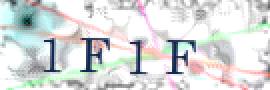
#> input picture image/1f1f.png, 135 x 45 px (shown 2 times larger); its folder holds only this picture in this run
$ python tester_simple.py
#> lines starting #> are read from the running program, lines starting #| are printed output that depends on the picture; after the words box and inside, x2 and y2 are one past the last pixel; in counts of white or black regions, pixels touching at a corner belong together
import os
import base64
from io import BytesIO
import pandas as pd
import numpy as np
import pytesseract
from PIL import Image, ImageFilter, ImageEnhance
import cv2
from scipy.ndimage import gaussian_filter, median_filter
import time
from datetime import datetime
from collections import Counter
import sys

# Configura o caminho do Tesseract no Windows
if os.name == "nt":
    pytesseract.pytesseract.tesseract_cmd = r'C:\Program Files\Tesseract-OCR\tesseract.exe'

def preprocess_image(image, th1, th2, sigma1, sigma2):
    """Processa a imagem para otimização do OCR com filtros avançados."""
    # Converte para preto e branco
    gray_image = image.convert("L")

    # Aumenta o contraste
    enhanced = ImageEnhance.Contrast(gray_image).enhance(2.0)

    # Aplica threshold adaptativo usando numpy
    img_array = np.array(enhanced)
    h, w = img_array.shape

    # Cria uma versão adaptativa do threshold
    window = 15
    threshold_map = np.zeros_like(img_array, dtype=np.float32)
    padded = np.pad(img_array, window//2, mode='reflect')

    for i in range(h):
        for j in range(w):
            window_vals = padded[i:i+window, j:j+window]
            threshold_map[i, j] = np.mean(window_vals) - th1

    # Aplica o threshold
    first_threshold = np.where(img_array > threshold_map, 255, 0).astype(np.uint8)

    # Primeiro filtro Gaussiano
    blurred = gaussian_filter(first_threshold, sigma=sigma1)
    # Remove ruído com filtro de mediana
    blurred = median_filter(blurred, size=3)

    # Segundo threshold
    second_threshold = np.where(blurred > th2, 255, 0).astype(np.uint8)

    # Operações morfológicas para limpar a imagem
    kernel = np.ones((2,2), np.uint8)
    morph = cv2.morphologyEx(second_threshold, cv2.MORPH_OPEN, kernel)
    morph = cv2.morphologyEx(morph, cv2.MORPH_CLOSE, kernel)

    # Segundo filtro Gaussiano
    final_blurred = gaussian_filter(morph, sigma=sigma2)
    final_threshold = np.where(final_blurred > th2, 255, 0).astype(np.uint8)

    # Aplica mais filtros para melhorar a nitidez
    processed_img = Image.fromarray(final_threshold)
    processed_img = processed_img.filter(ImageFilter.EDGE_ENHANCE_MORE)
    processed_img = processed_img.filter(ImageFilter.SHARPEN)
    processed_img = processed_img.filter(ImageFilter.UnsharpMask(radius=2, percent=150))

    # Remove linhas horizontais e verticais
    img_array = np.array(processed_img)
    horizontal_kernel = cv2.getStructuringElement(cv2.MORPH_RECT, (25, 1))
    detected_lines = cv2.morphologyEx(255 - img_array, cv2.MORPH_OPEN, horizontal_kernel, iterations=2)
    cnts = cv2.findContours(detected_lines, cv2.RETR_EXTERNAL, cv2.CHAIN_APPROX_SIMPLE)
    cnts = cnts[0] if len(cnts) == 2 else cnts[1]
    for c in cnts:
        cv2.drawContours(img_array, [c], -1, (255,255,255), 3)

    vertical_kernel = cv2.getStructuringElement(cv2.MORPH_RECT, (1, 25))
    detected_lines = cv2.morphologyEx(255 - img_array, cv2.MORPH_OPEN, vertical_kernel, iterations=2)
    cnts = cv2.findContours(detected_lines, cv2.RETR_EXTERNAL, cv2.CHAIN_APPROX_SIMPLE)
    cnts = cnts[0] if len(cnts) == 2 else cnts[1]
    for c in cnts:
        cv2.drawContours(img_array, [c], -1, (255,255,255), 3)

    # Adiciona técnicas avançadas de remoção de ruído
    bilateral = cv2.bilateralFilter(img_array, 9, 75, 75)
    denoised = cv2.fastNlMeansDenoising(bilateral, None, 10, 7, 21)

    # Aplica detecção de bordas para realçar caracteres
    edges = cv2.Canny(denoised, 100, 200)
    dilated_edges = cv2.dilate(edges, np.ones((2,2), np.uint8), iterations=1)

    # Combina a imagem original com as bordas realçadas
    combined = cv2.bitwise_and(denoised, denoised, mask=255-dilated_edges)

    return Image.fromarray(combined)

def extract_text_from_image(image, ocr_configs):
    """Extrai texto da imagem usando múltiplas configurações do Tesseract OCR."""
    results = []

    # Adiciona escala da imagem para melhorar OCR
    w, h = image.size
    scaled_image = image.resize((w*2, h*2), Image.BICUBIC)

    for config in ocr_configs:
        text = pytesseract.image_to_string(scaled_image, config=config)
        # Remove espaços e caracteres de nova linha
        text = text.strip().replace(" ", "").replace("\n", "")
        # Filtra para manter apenas caracteres alfanuméricos
        text = ''.join(c for c in text if c.isalnum())
        if 3 <= len(text) <= 8:  # Comprimento típico de CAPTCHAs
            results.append(text)

        # Tenta também com a imagem original
        text = pytesseract.image_to_string(image, config=config)
        text = text.strip().replace(" ", "").replace("\n", "")
        text = ''.join(c for c in text if c.isalnum())
        if 3 <= len(text) <= 8:
            results.append(text)

    # Se temos resultados, pegamos o mais comum ou o primeiro
    if results:
        most_common = Counter(results).most_common(1)
        return most_common[0][0] if most_common else results[0]
    return ""

def solve_captcha_local(th1, th2, sigma1, sigma2, image_data_base64):
    """Resolve o CAPTCHA aplicando preprocessamento avançado e OCR."""
    try:
        # Decodifica a imagem base64
        original_image = Image.open(BytesIO(base64.b64decode(image_data_base64)))
        processed_image = preprocess_image(original_image, th1, th2, sigma1, sigma2)

        # Configurações do OCR - testamos várias para maximizar acertos
        ocr_configs = [
            '--psm 8 --oem 3 -c tessedit_char_whitelist=0123456789abcdefghijklmnopqrstuvwxyz',
            '--psm 7 --oem 3 -c tessedit_char_whitelist=0123456789abcdefghijklmnopqrstuvwxyz',
            '--psm 11 --oem 3 -c tessedit_char_whitelist=0123456789abcdefghijklmnopqrstuvwxyz',
            '--psm 6 --oem 3 -c tessedit_char_whitelist=0123456789abcdefghijklmnopqrstuvwxyz',
            # Novas configurações
            '--psm 10 --oem 3 -c tessedit_char_whitelist=0123456789abcdefghijklmnopqrstuvwxyz',
            '--psm 13 --oem 3 -c tessedit_char_whitelist=0123456789abcdefghijklmnopqrstuvwxyz',
            '--psm 9 --oem 3 -c tessedit_char_whitelist=0123456789abcdefghijklmnopqrstuvwxyz',
            '--psm 12 --oem 3 -c tessedit_char_whitelist=0123456789abcdefghijklmnopqrstuvwxyz',
            # Variações com diferentes whitelist characters
            '--psm 8 --oem 3 -c tessedit_char_whitelist=0123456789ABCDEFGHIJKLMNOPQRSTUVWXYZabcdefghijklmnopqrstuvwxyz',
            '--psm 7 --oem 3 -c tessedit_char_whitelist=0123456789ABCDEFGHIJKLMNOPQRSTUVWXYZabcdefghijklmnopqrstuvwxyz',
        ]

        return extract_text_from_image(processed_image, ocr_configs)
    except Exception as e:
        print(f"Erro ao processar a imagem: {e}")
        return None

def grid_search_on_images(image_folder, param_ranges, results_file):
    """Executa uma busca em grade para encontrar os melhores parâmetros."""
#> called with results_file = './results/results_20261120_195926.csv'
    results = {}
    best_accuracy = 0
    best_params = None
    total_combinations = (
        len(param_ranges["th1"]) *
        len(param_ranges["th2"]) *
        len(param_ranges["sigma1"]) *
        len(param_ranges["sigma2"])
    )

    print(f"Iniciando busca em grade com {total_combinations} combinações...")
    start_time = time.time()

    # Pré-carrega todas as imagens
    image_data = {}
    image_files = [f for f in os.listdir(image_folder) if os.path.isfile(os.path.join(image_folder, f))]
    total_images = len(image_files)

    print(f"Carregando {total_images} imagens...")
    for img_file in image_files:
        img_path = os.path.join(image_folder, img_file)
        with open(img_path, "rb") as f:
            image_data[img_file] = base64.b64encode(f.read())

    # Contador de progresso
    current_combination = 0

    # Itera por todas as combinações de parâmetros
    for th1 in param_ranges["th1"]:
        for th2 in param_ranges["th2"]:
            for sigma1 in param_ranges["sigma1"]:
                for sigma2 in param_ranges["sigma2"]:
                    current_combination += 1
                    scores = {}
                    combination_results = {}

                    print("\n" + "-"*80)
                    print(f"COMBINAÇÃO {current_combination}/{total_combinations}: th1={th1}, th2={th2}, sigma1={sigma1}, sigma2={sigma2}")
                    print("-"*80)

                    # Para cada combinação de parâmetros, testa todas as imagens
                    for img_file in image_files:
                        expected = os.path.splitext(img_file)[0]  # Nome do arquivo sem extensão
                        prediction = solve_captcha_local(
                            th1, th2, sigma1, sigma2, image_data[img_file]
                        )
#> in solve_captcha_local, original_image is the input picture: PIL image 135x45 RGB; mean R, G, B 216.5, 219.3, 219
#> in preprocess_image, `enhanced = ImageEnhance.Contrast(gray_image).enhance(2.0)`:
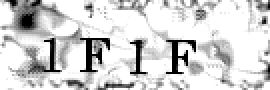
#> enhanced: PIL image 135x45 L (shown 2 times larger); min 0, max 255, mean 210.2
#> in preprocess_image, `padded = np.pad(img_array, window//2, mode='reflect')`:
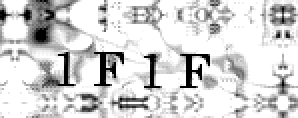
#> padded: shape (59, 149) (shown 2 times larger); min 0, max 255, mean 211.3
#> after the loop in preprocess_image, `for i in range(h):`:
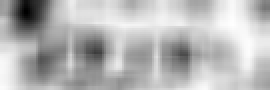
#> threshold_map: shape (45, 135) float32 (shown 2 times larger); min -0.431, max 154.8, mean 111.2; drawn with min black and max white
#> in preprocess_image, `first_threshold = np.where(img_array > threshold_map, 255, 0).astype(n..`:
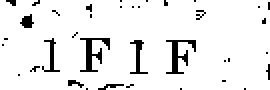
#> first_threshold: shape (45, 135) (shown 2 times larger); 92.6% white; black in thin lines or dots
#> in preprocess_image, `second_threshold = np.where(blurred > th2, 255, 0).astype(np.uint8)`: second_threshold: shape (45, 135); 94.7% white; black in thin lines or dots
#> in preprocess_image, `morph = cv2.morphologyEx(second_threshold, cv2.MORPH_OPEN, kernel)`: morph: shape (45, 135); 94.8% white; 15 black regions (10 under 20 px), largest, box (x1, y1, x2, y2) and area: (43, 20, 52, 37) 70, (86, 21, 95, 38) 70, (68, 21, 72, 38) 44, (25, 21, 29, 37) 35, (12, 9, 17, 15) 27
#> in preprocess_image, `morph = cv2.morphologyEx(morph, cv2.MORPH_CLOSE, kernel)`:
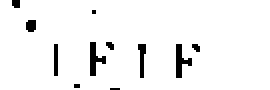
#> morph: shape (45, 135) (shown 2 times larger); 95.3% white; 11 black regions (6 under 20 px), largest, box (x1, y1, x2, y2) and area: (45, 21, 53, 38) 66, (88, 22, 96, 39) 66, (69, 22, 73, 39) 42, (27, 22, 29, 38) 32, (13, 10, 18, 16) 27
#> in preprocess_image, `detected_lines = cv2.morphologyEx(255 - img_array, cv2.MORPH_OPEN, hor..`: detected_lines: shape (45, 135); every value is 0
#> in preprocess_image, `cnts = cv2.findContours(detected_lines, cv2.RETR_EXTERNAL, cv2.CHAIN_A..`: cnts = 0 contours
#> in preprocess_image, `cnts = cnts[0] if len(cnts) == 2 else cnts[1]`: cnts = []
#> in preprocess_image, `vertical_kernel = cv2.getStructuringElement(cv2.MORPH_RECT, (1, 25))`: vertical_kernel = 25 values from 1 to 1
#> in preprocess_image, `cnts = cv2.findContours(detected_lines, cv2.RETR_EXTERNAL, cv2.CHAIN_A..`: cnts = 0 contours
#> in preprocess_image, `cnts = cnts[0] if len(cnts) == 2 else cnts[1]`: cnts = []
#> in preprocess_image, `edges = cv2.Canny(denoised, 100, 200)`: edges: shape (45, 135); 3.2% white in thin lines or dots, all inside (x1, y1, x2, y2) = (5, 0, 100, 45)
#> in preprocess_image, `dilated_edges = cv2.dilate(edges, np.ones((2,2), np.uint8), iterations..`:
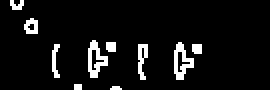
#> dilated_edges: shape (45, 135) (shown 2 times larger); 7% white in thin lines or dots, all inside (x1, y1, x2, y2) = (5, 0, 101, 45)
#> in extract_text_from_image, `scaled_image = image.resize((w*2, h*2), Image.BICUBIC)`:
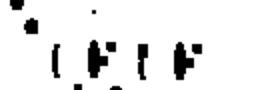
#> scaled_image: PIL image 270x90 L; min 0, max 255, mean 233.9

                        match = prediction.lower() == expected.lower() if prediction else False
                        scores[expected] = 1 if match else 0
                        combination_results[expected] = prediction

                        # Terminal output similar ao tester_advanced_filters.py
                        status = "\033[1;32mOK\033[0m" if match else f"\033[1;31mERROR\033[0m"
                        print(f"Imagem: {img_file:<20} | Esperado: {expected:<10} | Detectado: {prediction:<10} | {status}")

                    # Calcula a acurácia
                    accuracy = sum(scores.values())
                    results[(th1, th2, sigma1, sigma2)] = scores

                    # Salva os melhores parâmetros
                    if accuracy > best_accuracy:
                        best_accuracy = accuracy
                        best_params = (th1, th2, sigma1, sigma2)
                        print("\n\033[1;33m" + "!"*80 + "\033[0m")
                        print(f"\033[1;33mNOVOS MELHORES PARÂMETROS ENCONTRADOS! Acurácia: {accuracy}/{total_images} ({accuracy/total_images:.1%})\033[0m")
                        print("\033[1;33m" + "!"*80 + "\033[0m")

                    # Exibe progresso
                    elapsed_time = time.time() - start_time
                    progress = current_combination / total_combinations
                    estimated_total_time = elapsed_time / progress if progress > 0 else 0
                    remaining_time = estimated_total_time - elapsed_time if estimated_total_time > 0 else 0

                    print("\n" + "-"*80)
                    print(f"RESUMO DA COMBINAÇÃO {current_combination}/{total_combinations}")
                    print(f"Parâmetros: th1={th1}, th2={th2}, sigma1={sigma1}, sigma2={sigma2}")
                    print(f"Acertos: {accuracy}/{total_images} ({accuracy/total_images:.1%})")
                    print(f"Melhor até agora: {best_accuracy}/{total_images} ({best_accuracy/total_images:.1%})")
                    print(f"Progresso: {current_combination}/{total_combinations} ({progress:.1%})")
                    print(f"Tempo decorrido: {elapsed_time/60:.1f} minutos")
                    print(f"Tempo restante estimado: {remaining_time/60:.1f} minutos")
                    print(f"Tempo total estimado: {estimated_total_time/60:.1f} minutos")
                    print("-"*80 + "\n")

                    # Exibe uma barra de progresso simplificada
                    progress_bar_length = 50
                    progress_filled = int(progress * progress_bar_length)
                    progress_bar = "[" + "=" * progress_filled + " " * (progress_bar_length - progress_filled) + "]"
                    sys.stdout.write(f"\r{progress_bar} {progress:.1%}")
                    sys.stdout.flush()

                    # Salva resultados parciais periodicamente
                    if current_combination % 5 == 0:
                        print("\nSalvando resultados parciais...")
                        pd.DataFrame.from_dict(results, orient="index").to_csv(results_file)

    # Exibe os melhores resultados
    print("\n" + "="*80)
    print("RESULTADOS FINAIS")
    print("="*80)
    print(f"Melhores parâmetros encontrados: th1={best_params[0]}, th2={best_params[1]}, sigma1={best_params[2]}, sigma2={best_params[3]}")
    print(f"Melhor acurácia: {best_accuracy}/{total_images} ({best_accuracy/total_images:.1%})")
    print(f"Tempo total de execução: {(time.time() - start_time)/60:.1f} minutos")
    print("="*80)

    # Salva os resultados finais
    pd.DataFrame.from_dict(results, orient="index").to_csv(results_file)
    print(f"Resultados salvos em '{results_file}'")

    return results, best_params, best_accuracy, total_images

# Configurações e execução
if __name__ == "__main__":
    image_folder = r'C:\Users\IsraelAntunes\Desktop\grid-search-main\image'

    # Parâmetros atualizados conforme solicitado
    param_ranges = {
        "th1": [99,100, 101, 102, 103, 104, 105, 106, 107, 108, 109],
        "th2": [140, 145, 150, 155, 160, 165, 170, 175, 180, 185, 190],
        "sigma1": [0.75, 0.85, 0.95, 1.05, 1.15, 1.25, 1.35, 1.5, 1.65, 1.75, 1.85],
        "sigma2": [0.3, 0.35, 0.4, 0.45, 0.5, 0.55, 0.6, 0.65, 0.7, 0.75, 0.8],
    }

    # Cria um nome de arquivo com timestamp
    timestamp = datetime.now().strftime("%Y%m%d_%H%M%S")
    results_file = f"./results/results_{timestamp}.csv"

    # Cria o diretório de resultados se não existir
    os.makedirs("./results", exist_ok=True)

    print("\n" + "*"*80)
    print("* GRID SEARCH - DETECTOR SIMPLES DE CAPTCHAS")
    print("*"*80)
    print(f"* Data/hora: {datetime.now().strftime('%d/%m/%Y %H:%M:%S')}")
    print(f"* Diretório de imagens: {image_folder}")
    print(f"* Arquivo de resultados: {results_file}")
    total_combinations = (
        len(param_ranges["th1"]) *
        len(param_ranges["th2"]) *
        len(param_ranges["sigma1"]) *
        len(param_ranges["sigma2"])
    )
    print(f"* Total de combinações: {total_combinations}")
    print("*"*80 + "\n")

    # Executa a busca em grade
#> (the run stopped early here; a loop or call above may not have finished)

$ run again, on image/3zwv.png
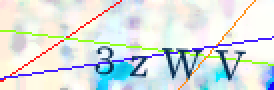
#> input picture image/3zwv.png, 137 x 45 px (shown 2 times larger)
#> in solve_captcha_local, original_image is the input picture: PIL image 137x45 RGB; mean R, G, B 216.5, 224.4, 223.6
#> after the loop in preprocess_image, `for i in range(h):`:
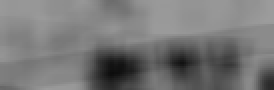
#> threshold_map: shape (45, 137) float32 (shown 2 times larger); min 12.63, max 156, mean 119.3
#> first_threshold: shape (45, 137); 92.4% white; black in thin lines or dots
#> second_threshold: shape (45, 137); 95.8% white; black in thin lines or dots, all inside (x1, y1, x2, y2) = (0, 21, 137, 45)
#> detected_lines: shape (45, 137); every value is 0
#> in preprocess_image, `cnts = cv2.findContours(detected_lines, cv2.RETR_EXTERNAL, cv2.CHAIN_A..`: cnts = 0 contours
#> in preprocess_image, `cnts = cnts[0] if len(cnts) == 2 else cnts[1]`: cnts = []
#> vertical_kernel = 25 values from 1 to 1
#> in preprocess_image, `cnts = cv2.findContours(detected_lines, cv2.RETR_EXTERNAL, cv2.CHAIN_A..`: cnts = 0 contours
#> in preprocess_image, `cnts = cnts[0] if len(cnts) == 2 else cnts[1]`: cnts = []
#> edges: shape (45, 137); 2.8% white in thin lines or dots, all inside (x1, y1, x2, y2) = (0, 25, 137, 45)
#> in extract_text_from_image, `scaled_image = image.resize((w*2, h*2), Image.BICUBIC)`:
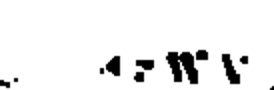
#> scaled_image: PIL image 274x90 L; min 0, max 255, mean 237.8

$ run again, on image/7144.png
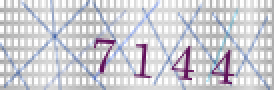
#> input picture image/7144.png, 137 x 45 px (shown 2 times larger)
#> in solve_captcha_local, original_image is the input picture: PIL image 137x45 RGB; mean R, G, B 206.9, 206.3, 212.6
#> after the loop in preprocess_image, `for i in range(h):`:
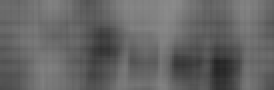
#> threshold_map: shape (45, 137) float32 (shown 2 times larger); min 36.93, max 139, mean 101.8
#> first_threshold: shape (45, 137); 94.5% white; black in thin lines or dots
#> second_threshold: shape (45, 137); 96.9% white; black in thin lines or dots, all inside (x1, y1, x2, y2) = (8, 17, 115, 42)
#> detected_lines: shape (45, 137); every value is 0
#> in preprocess_image, `cnts = cv2.findContours(detected_lines, cv2.RETR_EXTERNAL, cv2.CHAIN_A..`: cnts = 0 contours
#> in preprocess_image, `cnts = cnts[0] if len(cnts) == 2 else cnts[1]`: cnts = []
#> vertical_kernel = 25 values from 1 to 1
#> in preprocess_image, `cnts = cv2.findContours(detected_lines, cv2.RETR_EXTERNAL, cv2.CHAIN_A..`: cnts = 0 contours
#> in preprocess_image, `cnts = cnts[0] if len(cnts) == 2 else cnts[1]`: cnts = []
#> edges: shape (45, 137); 2.1% white in thin lines or dots, all inside (x1, y1, x2, y2) = (50, 21, 117, 44)
#> dilated_edges: shape (45, 137); 4.6% white; 6 white regions (1 under 20 px), largest, box (x1, y1, x2, y2) and area: (70, 24, 77, 42) 75, (111, 28, 118, 45) 71, (93, 26, 98, 43) 62, (50, 21, 60, 26) 43, (51, 32, 56, 39) 28
#> in extract_text_from_image, `scaled_image = image.resize((w*2, h*2), Image.BICUBIC)`:
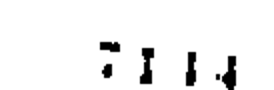
#> scaled_image: PIL image 274x90 L; min 0, max 255, mean 242.2

$ run again, on image/7pts.png
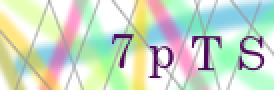
#> input picture image/7pts.png, 137 x 45 px (shown 2 times larger)
#> in solve_captcha_local, original_image is the input picture: PIL image 137x45 RGB; mean R, G, B 202.3, 217.3, 197.5
#> first_threshold: shape (45, 137); 95.4% white; black in thin lines or dots, all inside (x1, y1, x2, y2) = (24, 0, 132, 39)
#> second_threshold: shape (45, 137); 96.2% white; black in thin lines or dots, all inside (x1, y1, x2, y2) = (57, 17, 132, 39)
#> detected_lines: shape (45, 137); every value is 0
#> in preprocess_image, `cnts = cv2.findContours(detected_lines, cv2.RETR_EXTERNAL, cv2.CHAIN_A..`: cnts = 0 contours
#> in preprocess_image, `cnts = cnts[0] if len(cnts) == 2 else cnts[1]`: cnts = []
#> vertical_kernel = 25 values from 1 to 1
#> in preprocess_image, `cnts = cv2.findContours(detected_lines, cv2.RETR_EXTERNAL, cv2.CHAIN_A..`: cnts = 0 contours
#> in preprocess_image, `cnts = cnts[0] if len(cnts) == 2 else cnts[1]`: cnts = []
#> edges: shape (45, 137); 2.7% white in thin lines or dots, all inside (x1, y1, x2, y2) = (60, 18, 134, 41)
#> dilated_edges: shape (45, 137); 6.4% white; 9 white regions (1 under 20 px), largest, box (x1, y1, x2, y2) and area: (103, 20, 114, 38) 99, (122, 23, 135, 36) 72, (78, 25, 83, 42) 66
#> in extract_text_from_image, `scaled_image = image.resize((w*2, h*2), Image.BICUBIC)`:
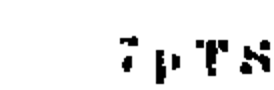
#> scaled_image: PIL image 274x90 L; min 0, max 255, mean 237.7
